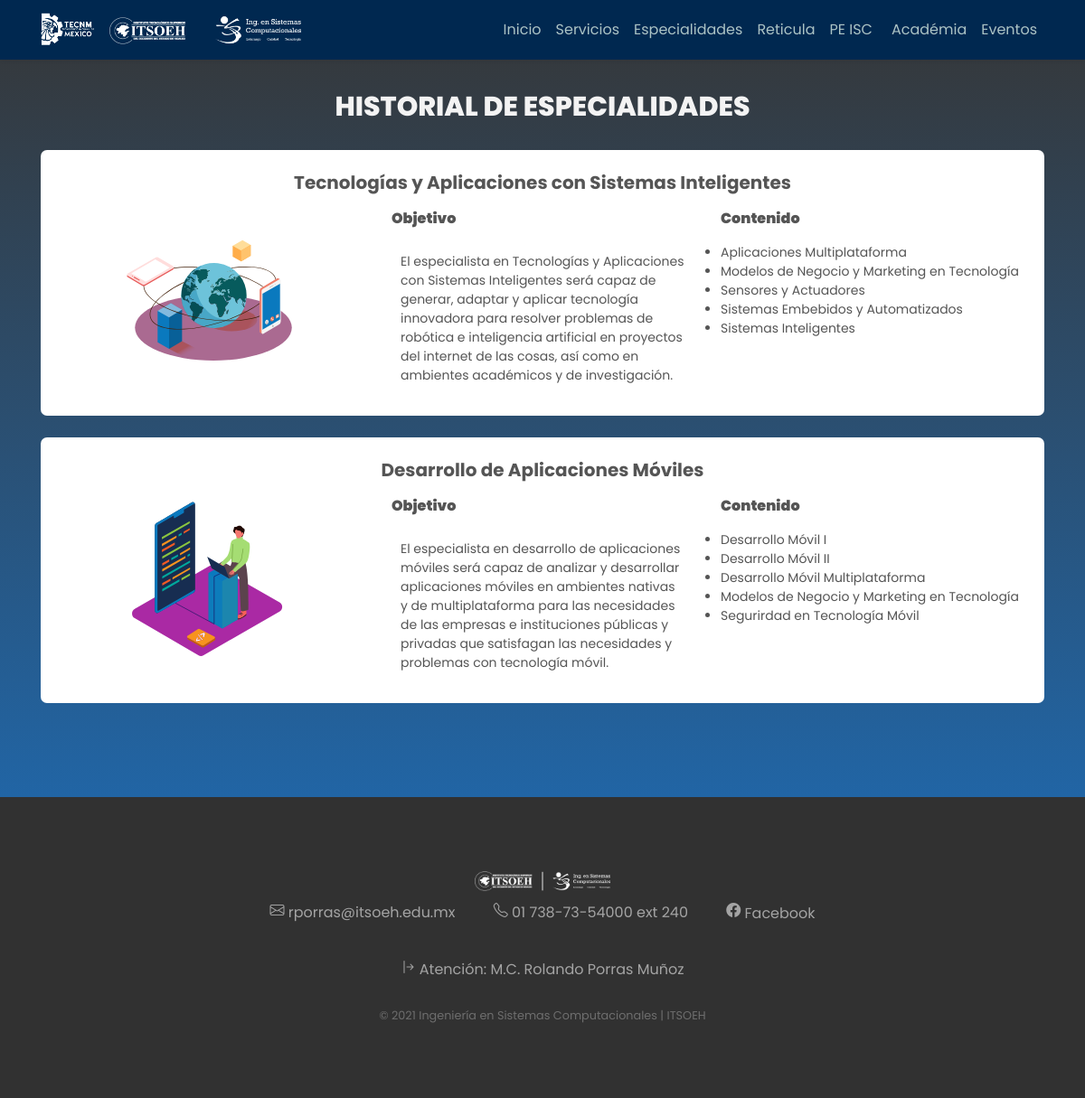
Screenshot of /historialEspecialidad.php with the database file from the repository.
### tables this page shows
CREATE TABLE `historial_esp` (
  `idhistorial` int(11) NOT NULL,
  `HINombre` varchar(100) DEFAULT NULL,
  `HIObjetivo` varchar(600) DEFAULT NULL,
  `HIimagen` varchar(100) DEFAULT 'Sin Imagen',
  `Estado` int(11) DEFAULT 1
);

CREATE TABLE `historial_contenido` (
  `idhistorial` int(11) NOT NULL,
  `nomContenidol` varchar(60) NOT NULL,
  `Estado` int(11) DEFAULT 1
);

### Controlador/Controlador.php (called while the page is built, shortened)
<?php
$con = conectar();
function getInv() {
    global $con;
    $stmt = $con->prepare("call isic.sp_lineaInvs();");
    $stmt->execute();
    $stmt->bind_result($temalinea, $Nombre, $GradoAcademico, $idDocente, $Docente, $CargoDocente, $Estado, $EstadoTema);
    $i = 0;
    while ($stmt->fetch()) {
        $inv[$i][0] = $temalinea;
        $inv[$i][1] = $Nombre;
        $inv[$i][2] = $GradoAcademico;
        $inv[$i][3] = $idDocente;
        $inv[$i][4] = $Docente;
        $inv[$i][5] = $CargoDocente;
        $inv[$i][6] = $Estado;
        $inv[$i][7] = $EstadoTema;
        $i++;
    }
    return $inv;
}
function getListEsp() {
    global $con;
    $stmt = $con->prepare("call isic.sp_especialidad_lista();");
    $stmt->execute();
    $stmt->bind_result($idespecialidad, $Nombre);
    $i = 0;
    while ($stmt->fetch()) {
        $listEsp[$i][0] = $idespecialidad;
        $listEsp[$i][1] = $Nombre;
        $i++;
    }
    return $listEsp;
}
function getHistorialInfo() {
    global $con;
    $stmt = $con->prepare("call isic.sp_getHistorialInfo();");
    $stmt->execute();
    $stmt->bind_result($idhistorial, $HINombre, $HIObjetivo, $HIimagen, $Estado);
    $i = 0;
    while ($stmt->fetch()) {
        $historialInfo[$i][0] = $idhistorial;
        $historialInfo[$i][1] = $HINombre;
        $historialInfo[$i][2] = $HIObjetivo;
        $historialInfo[$i][3] = $HIimagen;
        $historialInfo[$i][4] = $Estado;
        $i++;
    }
    return $historialInfo;
}
function getContenidoHistorial($idH) {
    global $con;
    $stmt = $con->prepare("call isic.sp_getContenidoHistorial(?);");
    $stmt->bind_param("i", $idH);
    $stmt->execute();
    $stmt->bind_result($nomContenidol, $Estado);
    $i = 0;
    while ($stmt->fetch()) {
        $contenHistorial[$i][0] = $nomContenidol;
        $contenHistorial[$i][1] = $Estado;
        $i++;
    }
    return $contenHistorial;
}

### historialEspecialidad.php (the view)
<?php
include('head.php');
$HistorialInfo = getHistorialInfo();
?>
<div class="historial">
    <section class="site-section">
        <div class="container">
            <div class="section-heading text-center">
                <h2><strong>HISTORIAL DE ESPECIALIDADES</strong></h2>
            </div>
            <?php
            for ($i = 0; $i < sizeof($HistorialInfo); $i++) {
                if ($HistorialInfo[$i][4] == 1) {
                    echo '
                    <div class="row">
                        <div class="col-md-12">
                            <div class="resume-item mb-4">
                                <h3><strong>' . $HistorialInfo[$i][1] . '</strong></h3>
                                <div class="row">
                                    <div class="col-md-4">
                                        <img src="img/especialidades/historial/' . $HistorialInfo[$i][3] . '">
                                    </div>
                                    <div class="col-md-4">
                                        <h4><strong>Objetivo</strong></h4>
                                        <p>
                                            ' . $HistorialInfo[$i][2] . '
                                        </p>
                                    </div>
                                    <div class="col-md-4">
                                        <h4><strong>Contenido</strong></h4>
                                        <ul>';
                                        $ContenidoHistorial = getContenidoHistorial($HistorialInfo[$i][0]);
                                        for ($j = 0; $j < sizeof($ContenidoHistorial); $j++) {
                                            if ($ContenidoHistorial[$j][1] == 1){
                                                echo '<li>' . $ContenidoHistorial[$j][0] . '</li>';
                                            }
                                        }
                                        echo '
                                        </ul>
                                    </div>
                                </div>
                            </div>
                        </div>
                    </div>
                ';
                }
            }
            ?>
    </section>
</div>
<?php include('footer.php'); ?>

### head.php (shortened to what this page needs)
<?php
include("./Controlador/Controlador.php");
$listEsp = getListEsp();
$inv = getInv();
?>
<!DOCTYPE html>
<html lang="en">
    <head>
        <link rel="stylesheet" href="https://cdnjs.cloudflare.com/ajax/libs/baguettebox.js/1.8.1/baguetteBox.min.css">
        <link rel="stylesheet" href="https://stackpath.bootstrapcdn.com/bootstrap/4.1.3/css/bootstrap.min.css">
        <link rel="stylesheet" href="https://cdn.jsdelivr.net/npm/bootstrap-icons@1.3.0/font/bootstrap-icons.css">
        <link rel="stylesheet" type="text/css" href="css/investigacion.css?1.0.0" />
        <link rel="stylesheet" type="text/css" href="css/login.css?1.0.0" />
        <link rel="stylesheet" href="css/index.css" />
        <link rel="stylesheet" href="css/peisc.css" />
        <link rel="stylesheet" href="css/asociaciones.css" />
        <link rel="stylesheet" href="css/acreditacion.css?1.0.0" />
        <link rel="stylesheet" href="css/organigrama.css?1.0.0">
        <link rel="stylesheet" href="css/asesorias.css">
        <link rel="stylesheet" href="css/complementarias.css">
        <link rel="stylesheet" type="text/css" href="css/estilos.css" />
        <link rel="stylesheet" type="text/css" href="css/especialidad.css" />
        <link rel="stylesheet" type="text/css" href="css/normalize.css" />
        <link rel="stylesheet" type="text/css" href="css/servicios.css?1.0.0" />
        <link rel="stylesheet" type="text/css" href="css/historialEspecialidad.css?1.0.0" />
        <link rel="stylesheet" href="css/particula.css?1.0.0">
    </head>
    <body>
        <nav id="menu" class="navbar navbar-expand-lg fixed-top ">
            <div class="container">
                 <a class="navbar-brand" target="_blank" href="https://www.tecnm.mx/">
                    <img src="img/logos/TEC-blanco.png?1.0.0" alt="logo" class="logo-tec-sup">
                </a>
                <a class="navbar-brand" target="_blank" href="http://www.itsoeh.edu.mx/front/">
                    <img src="img/logos/itsoeh-blanco.png?1.0.0" alt="logo" class="logo-itsoeh-sup" >
                </a>
                <a class="nav-link" href="index.php?1.0.0">
                    <img src="img/logos/isic-blanco.png?1.0.0" alt="logo" class="logo-isicc-sup" >
                </a>
                <div class="collapse navbar-collapse" id="collapsibleNavbar">
                    <ul class="tabs navbar-nav ml-auto">
                        <li class="nav-item"><a class="nav-link" href="index.php?1.0.0"><span class="tab-text">Inicio</span></a></li>
                        <li class="nav-item">
                            <div class="dropdown-local">
                                <div class="nav-link"><span class="tab-text">Servicios</span></div>
                            </div>
                        </li>
                        <li class="nav-item">
                            <div class="dropdown-local">
                                <div class="nav-link"><span class="tab-text">Especialidades</span></div>
                            </div>
                        </li>
                        <li class="nav-item">
                            <div class="dropdown-local">
                                <div class="nav-link"><span class="tab-text">Reticula</span></div>
                            </div>
                        </li>
                        <li class="nav-item">
                            <div class="dropdown-local">
                                <div class="nav-link"><span class="tab-text">PE ISC</span></div>
                            </div>
                        </li>
                        <li class="nav-item"><a class="nav-link" href="organigrama.php?1.0.0"><span class="tab-text">Académia</span></a></li>
                        <li class="nav-item">
                            <div class="dropdown-local">
                                <div class="nav-link"><span class="tab-text">Eventos</span></div>
                            </div>
                        </li>
                    </ul>
                </div>
            </div>
        </nav>

### footer.php (shortened to what this page needs)
<section id="footer" class="bg-dark">
    <div class="container">
        <img src="img/logos/isic-itsoeh-logo-blanco.png?1.0.0" alt="logo" class="logo-itsoeh">
        <ul class="list-inline">
            <li class="list-inline-item footer-menu"><i class="bi bi-envelope"></i><span> rporras@itsoeh.edu.mx</span></li>
            <li class="list-inline-item footer-menu"><i class="bi bi-telephone"></i><span> 01 738-73-54000 ext 240</span></li>
            <li class="list-inline-item footer-menu">
                <a target="_blank" href="https://www.facebook.com/ING-Sistemas-Computacionales-ITSOEH-916964301664810/">
                    <i class="bi bi-facebook"></i> Facebook</a>
            </li>
        </ul>
        <ul class="list-inline">
            <li class="list-inline-item footer-menu">
                <a href="Login.php" data-toggle="modal" data-target="#myModal1"><i class="bi bi-arrow-bar-right"></i> Atención: M.C. Rolando Porras Muñoz</a>
            </li>
        </ul>
        <small>© 2021 Ingeniería en Sistemas Computacionales | ITSOEH</small>
    </div>
</section>
</body>
</html>

### css/index.css (style rules this page uses)
*, *:after, *:before { margin: 0; padding: 0; box-sizing: border-box; -moz-box-sizing: border-box; -webkit-box-sizing: border-box; }
body { margin: 0; padding: 0; font-family: 'Poppins', sans-serif; }
.navbar { background-color:rgba(0,40,80,255); box-shadow: 0px 2px 4px 0px rgba(0, 0, 0, 0.05); transition: all 1s ease; min-width: 100px; }
a { color: inherit; text-decoration: none; -webkit-transition: .3s all; -o-transition: .3s all; transition: .3s all; }
.nav-item { display: flex; justify-content: center; }
.nav-item a { position: relative; display: block; }
.nav-item a::before { content: ''; position: absolute; bottom: 0; left: 0; width: 100%; height: 2px; background: linear-gradient(to right, #0c038a, #046fd3, #85ebd5); z-index: 1; transform: scaleX(0); transform-origin: right; transition: transform 0.5s ease-in-out; }
.nav-link { color: #acc3c5; font-style: inherit; font-size: 1.0em; -webkit-transition: .3s all; -o-transition: .3s all; transition: .3s all; }
.logo-itsoeh { min-width: 120px; max-width: 150px; }
.logo-isicc-sup { min-width: 75px; max-width: 95px; }
.logo-itsoeh-sup { min-width: 60px; max-width: 85px; }
.logo-tec-sup { min-width: 35px; max-width: 60px; }
.inicio #home .contenedor ul, p { margin: 0; }
.resumen .contacto h3,p { color: #494949; }
.dropdown-local { display: inline-block; position: relative; }
section.bg-dark { background-color: #313131 !important; }
#footer { padding: 80px 0; text-align: center; color: #A4A4A4; }
#footer a { color: #A4A4A4; text-decoration: none; }
#footer .list-inline .list-inline-item { padding: 10px 15px; }
#footer small { color: #6E6E6E; }
html { scroll-behavior: smooth; }
[class^="bi"], [class*=" bi"] { display: inline-block; vertical-align: 0.15em; background-repeat: no-repeat; background-size: 1rem 1rem; }

### css/organigrama.css (style rules this page uses)
:root { --level-1: #00c0b6; --level-2: #03afaf; --level-3: #108181; --level-4: #02598b; --black: black; }

### css/complementarias.css (style rules this page uses)
@media screen and (min-width: 360px) { .complementaria .resume-item .col-md-7 h4, p { text-align: center; padding: 10px; } }

### css/estilos.css (style rules this page uses)
ul.tabs li a .tab-text { margin-left: 5px; }

### css/especialidad.css (style rules this page uses)
.especialidad .perfiles .resume-item span, h4, p { text-align: left; }

### css/historialEspecialidad.css (style rules this page uses)
.historial { background: linear-gradient(to top, #2165a5 0%, #363636 100%); margin: 0; padding: 0; box-sizing: border-box; }
.historial .site-section { padding-bottom: 5em; }
.historial .section-heading { margin-bottom: 30px; position: relative; z-index: 10; }
.historial .section-heading h2 { padding-top: 100px; position: relative; font-weight: 200; font-size: 30px; color: #f3f3f3; }
.historial .section-heading h2 strong { font-weight: 800; }
.historial .section-heading.text-center h2:before { left: 50%; -webkit-transform: translateX(-50%); -ms-transform: translateX(-50%); transform: translateX(-50%); }
.historial .resume-item { text-align: center; padding: 20px; background-color: #ffffff; border: 4px solid transparent; border-radius: 7px; -moz-transition: 0.2s; -webkit-transition: 0.2s; transition: 0.2s; }
.historial .resume-item .col-md-4 { vertical-align: middle; text-align: left !important; }
.historial .resume-item li { text-align: left; color: #555555; font-size: 14px; }
.historial .resume-item h3 { color: #555555; font-size: 20px; }
.historial .resume-item .col-md-4 h4 { color: #555555; font-size: 16px; font-weight: 700; padding: 10px 0; }
.historial .resume-item .col-md-4 p { font-size: 14px; color: #555555; }
.historial .resume-item *:last-child { margin-bottom: 0; }
@media screen and (min-width: 360px) { .historial .resume-item .col-md-4>img { display: block; margin: auto; } }
@media screen and (min-width: 360px) { .historial .resume-item .col-md-4 p { text-align: left !important; padding: 10px; } }
.historial .resume-item .col-md-4>img { height: 200px; display: block; margin: auto; }

### rows the page displays
historial_esp: HINombre "Tecnologías y Aplicaciones con Sistemas Inteligentes", HIimagen (picture), HIObjetivo "El especialista en Tecnologías y Aplicaciones con Sistemas Inteligentes será capaz de generar, adaptar y aplicar tecnología innovadora para resolver problemas de robótica e inteligencia artificial en proyectos del internet de las cosas, así como en ambientes académicos y de investigación."
historial_contenido: nomContenidol "Aplicaciones Multiplataforma"
historial_contenido: nomContenidol "Modelos de Negocio y Marketing en Tecnología"
historial_contenido: nomContenidol "Sensores y Actuadores"
historial_contenido: nomContenidol "Sistemas Embebidos y Automatizados"
historial_contenido: nomContenidol "Sistemas Inteligentes"
historial_esp: HINombre "Desarrollo de Aplicaciones Móviles", HIimagen (picture), HIObjetivo "El especialista en desarrollo de aplicaciones móviles será capaz de analizar y desarrollar aplicaciones móviles en ambientes nativas y de multiplataforma para las necesidades de las empresas e instituciones públicas y privadas que satisfagan las necesidades y problemas con tecnología móvil."
historial_contenido: nomContenidol "Desarrollo Móvil I"
historial_contenido: nomContenidol "Desarrollo Móvil II"
historial_contenido: nomContenidol "Desarrollo Móvil Multiplataforma"
historial_contenido: nomContenidol "Segurirdad en Tecnología Móvil"
